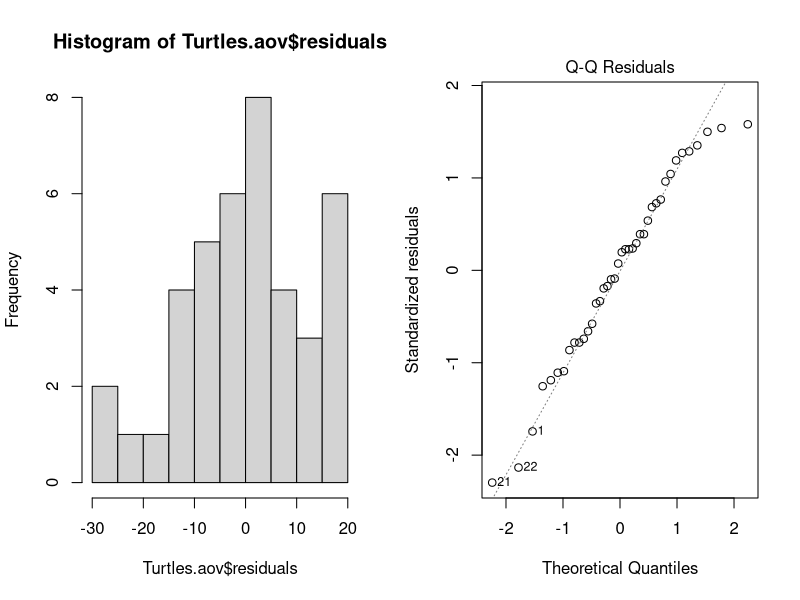
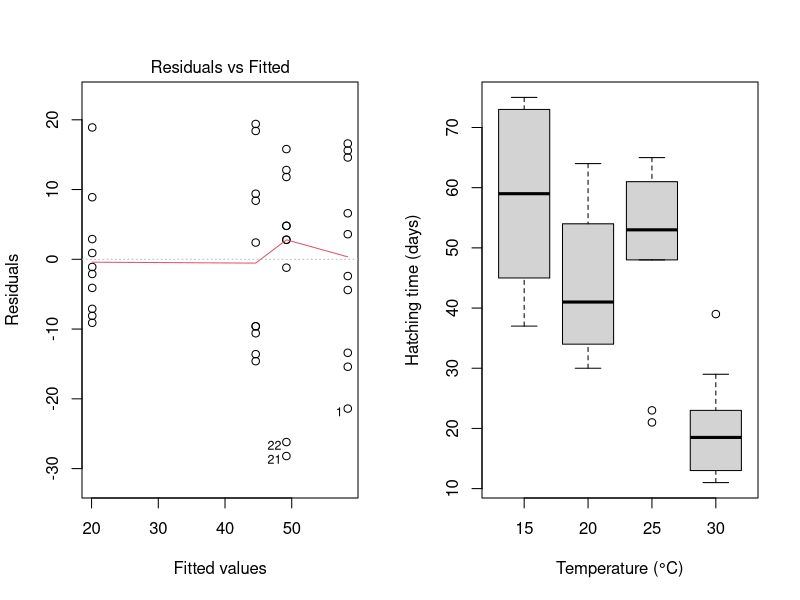
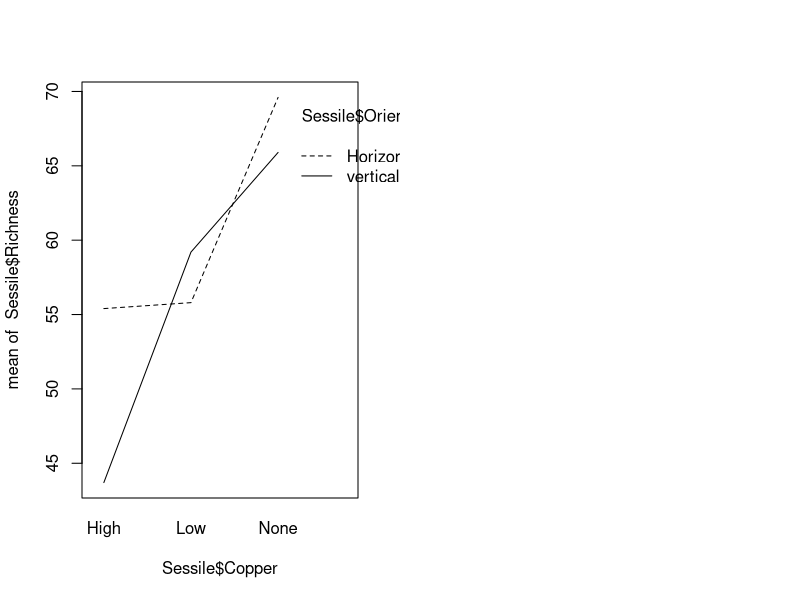
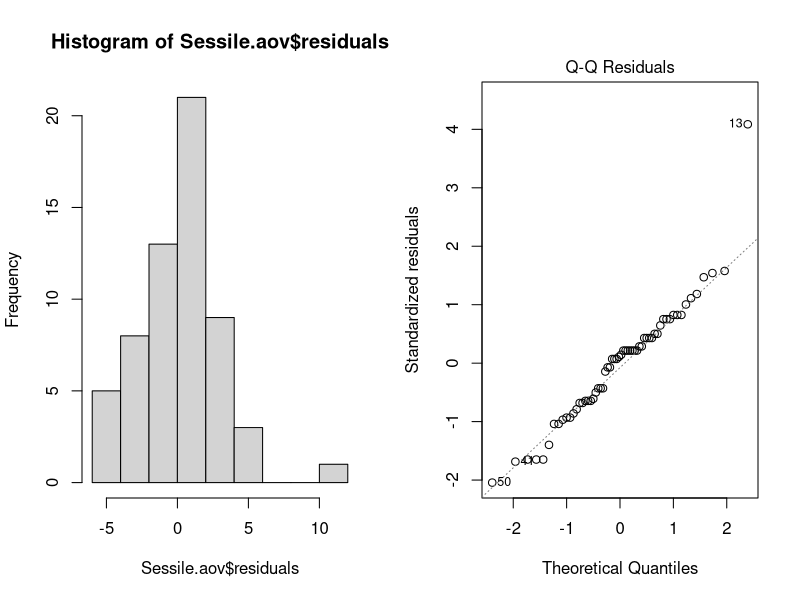
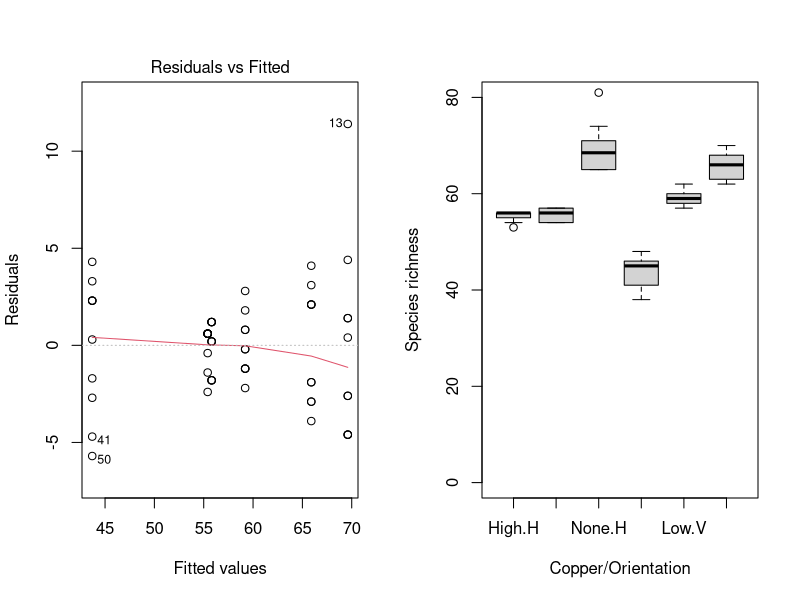
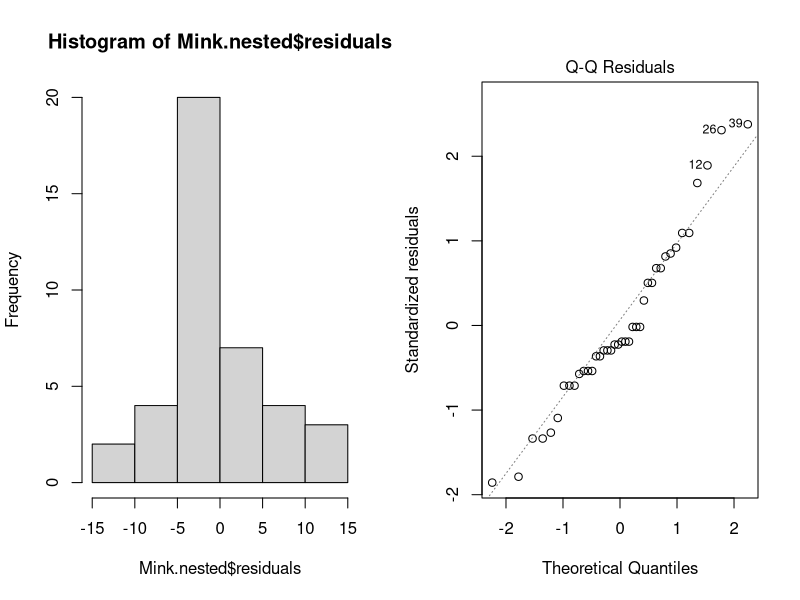
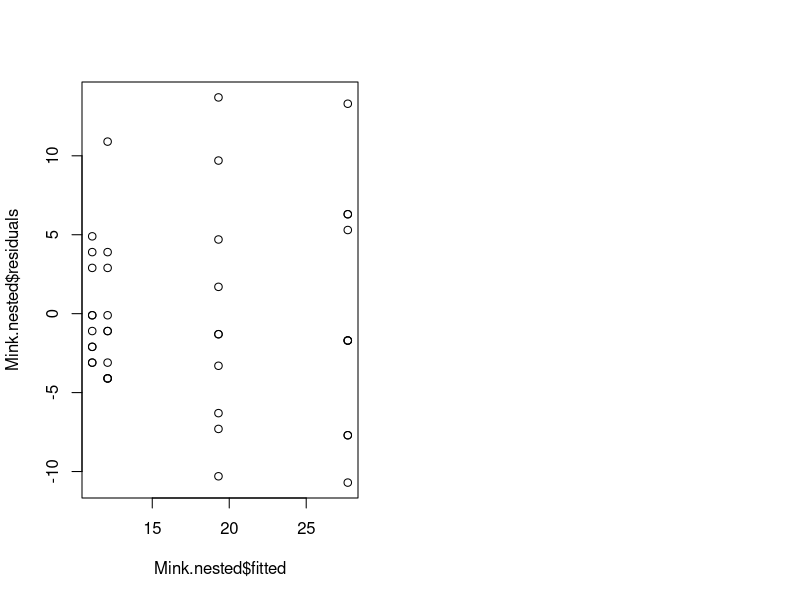

Generate these figures, in order, with R:
## ---- chunk 1
#| label: anova-single-6
#| echo: false
Turtles <- read.csv(file = "data/Turtles.csv", header = TRUE)
Turtles$Temperature <- factor(Turtles$Temperature)
Turtles.aov <- aov(Days ~ Temperature, data = Turtles)
summary(Turtles.aov)
## ---- chunk 2
#| label: anova-single-7
#| echo: false
Turtles.lm <- lm(Days ~ Temperature, data = Turtles)
summary(Turtles.lm)
## ---- chunk 3
#| label: anova-single-8
TukeyHSD(Turtles.aov)
## ---- chunk 4
#| label: anova-single-9
par(mfrow = c(1, 2)) # This code put two plots in the same window
hist(Turtles.aov$residuals)
plot(Turtles.aov, which = 2)
## ---- chunk 5
#| label: anova-single-10
plot(Turtles.aov, which = 1)
## ---- chunk 6
#| label: anova-single-11
boxplot(Days ~ Temperature, data = Turtles, ylab = "Hatching time (days)", xlab = "Temperature (°C)")
## ---- chunk 7
#| label: anova-factorial-6
#| echo: false
Sessile <- read.csv(file = "data/Sessile.csv", header = TRUE)
Sessile.aov <- aov(Richness ~ Copper * Orientation, data = Sessile)
summary(Sessile.aov)
## ---- chunk 8
#| label: anova-factorial-7
interaction.plot(Sessile$Copper, Sessile$Orientation, Sessile$Richness)
## ---- chunk 9
#| label: anova-factorial-8
par(mfrow = c(1, 2)) # This code put two plots in the same window
hist(Sessile.aov$residuals)
plot(Sessile.aov, which = 2)
## ---- chunk 10
#| label: anova-factorial-9
plot(Sessile.aov, which = 1)
## ---- chunk 11
#| label: anova-factorial-10
boxplot(Richness ~ Copper * Orientation, data = Sessile, names = c("High.H", "Low.H", "None.H", "High.V", "Low.V", "None.V"), ylab = "Species richness", xlab = "Copper/Orientation", ylim = c(0, 80))
## ---- chunk 12
#| label: anova-nested-1
# Input data file
Mink <- read.csv(file = "data/Mink.csv", header = TRUE)
# Check the structure of the data
str(Mink)
# Run the analysis
Mink.nested <- aov(Voles ~ Treatment + Area %in% Treatment, data = Mink)
summary(Mink.nested)
## ---- chunk 13
#| label: anova-nested-2
hist(Mink.nested$residuals)
plot(Mink.nested, which = 2)
## ---- chunk 14
#| label: anova-nested-3
plot(Mink.nested$residuals ~ Mink.nested$fitted)
## ---- chunk 15
#| label: anova-nested-5
#| echo: false
# plot(Voles~Treatment,data=Mink)
